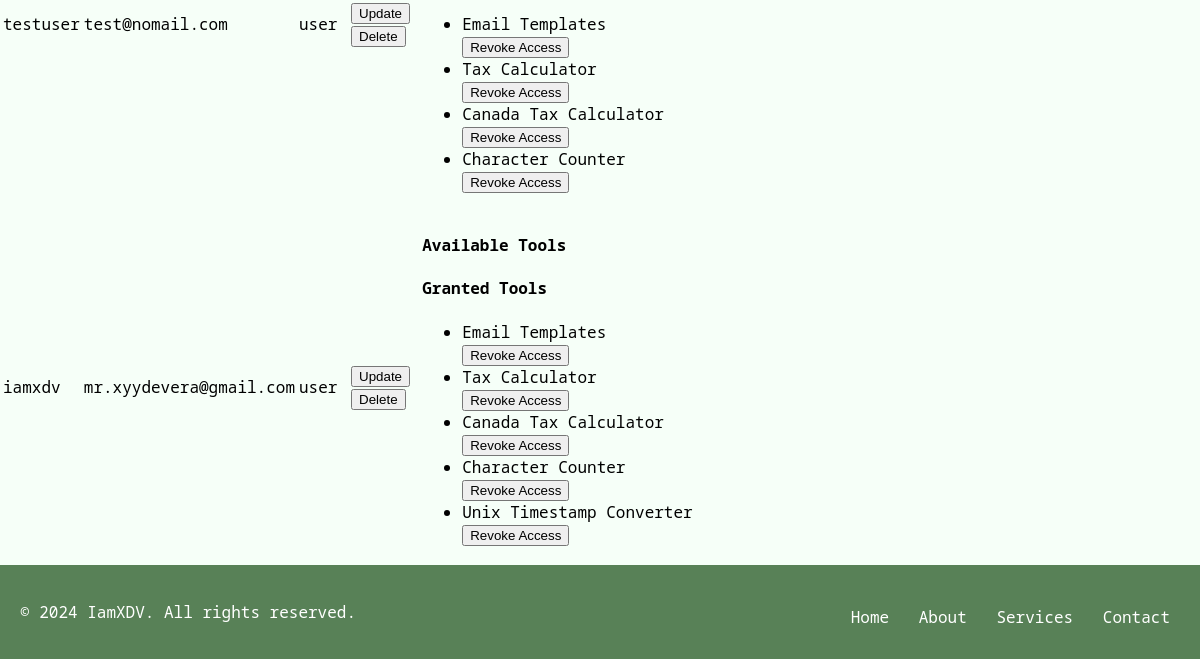
/admin_dashboard (signed in, lower part), run on an earlier commit of the app's database.
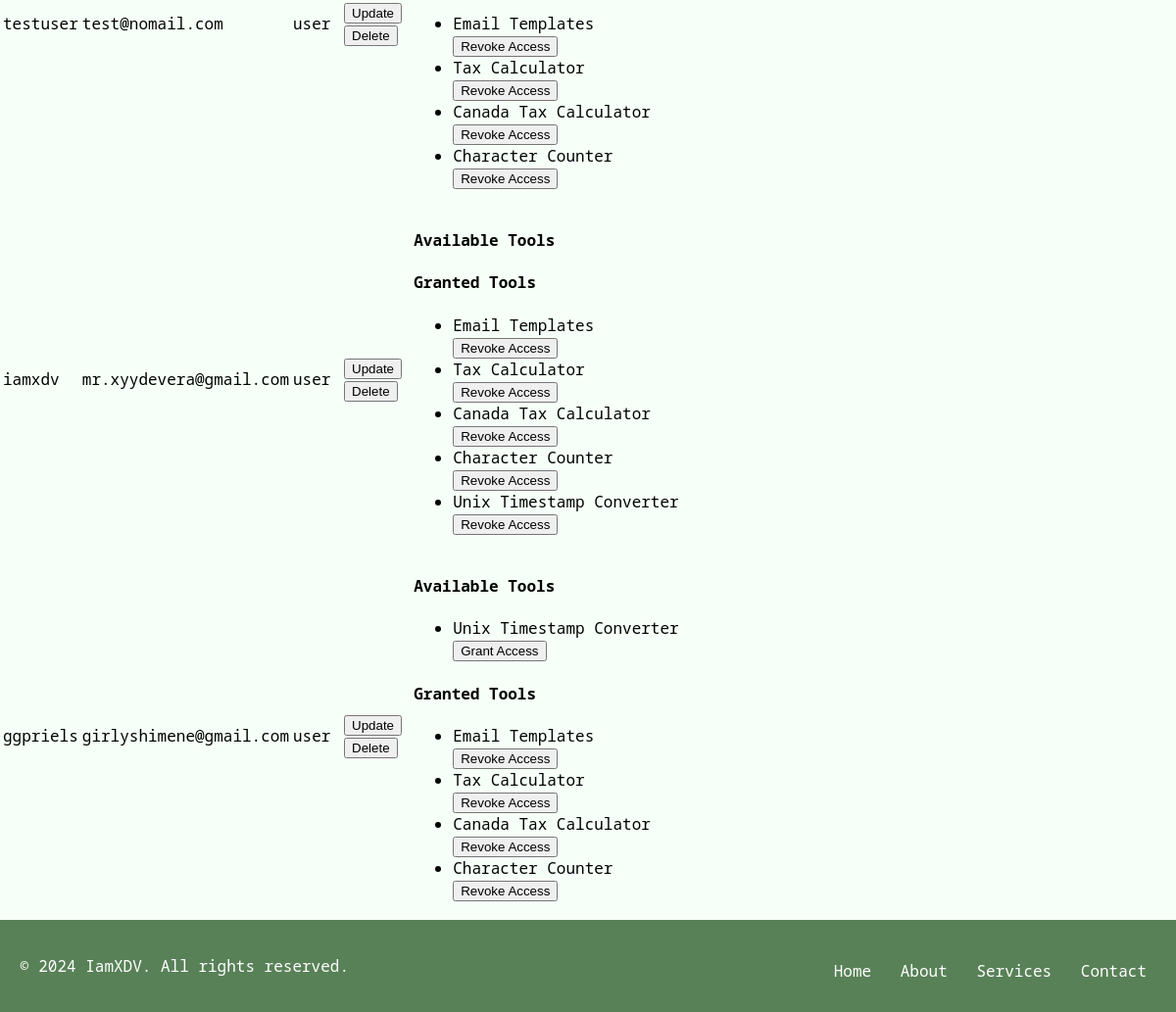
And on a later commit of the database.
### model/model.py (models this page shows, shortened)
class User(db.Model):
    __tablename__ = "users"
    id = db.Column(db.Integer, primary_key=True, autoincrement=True)
    fname = db.Column(db.String(50), nullable=False)
    lname = db.Column(db.String(50), nullable=False)
    address = db.Column(db.String(200), nullable=False)
    city = db.Column(db.String(50), nullable=False)
    state = db.Column(db.String(50), nullable=False)
    zip = db.Column(db.String(10), nullable=False)
    username = db.Column(db.String(50), unique=True, nullable=False)
    email = db.Column(db.String(100), unique=True, nullable=False)
    password = db.Column("password", db.String(128), nullable=False)
    role = db.Column(db.String(20), nullable=False)
    usage_logs = db.relationship(
        "UsageLog", back_populates="user", cascade="all, delete-orphan"
    )
    tool_access = db.relationship(
        "ToolAccess", back_populates="user", cascade="all, delete-orphan"
    )
    email_templates = db.relationship(
        "EmailTemplate", order_by="EmailTemplate.id", back_populates="user", cascade="all, delete-orphan"
    )
    __mapper_args__ = {"polymorphic_identity": "user", "polymorphic_on": role}

class ToolAccess(db.Model):
    __tablename__ = "tool_access"
    id = db.Column(db.Integer, primary_key=True, autoincrement=True)
    user_id = db.Column(db.Integer, db.ForeignKey("users.id"), nullable=False)
    tool_name = db.Column(db.String(100), nullable=False)
    user = db.relationship("User", back_populates="tool_access")
    @classmethod
    def get_distinct_tool_names(cls):
        distinct_tools = [row[0] for row in db.session.query(cls.tool_name).distinct().all()]
        print("Distinct tools from database:", distinct_tools)
        return distinct_tools

### routes/admin_routes.py (the view)
@admin.route("/admin_dashboard", methods=["GET"])
def admin_dashboard():
    if "logged_in" in session and session.get("role") in ["admin", "super_admin"]:
        users = User.query.all()
        tools = ToolAccess.get_distinct_tool_names()
        user_tools = {user.id: [access.tool_name for access in user.tool_access] for user in users}
        return render_template("admin_dashboard.html", users=users, tools=tools, user_tools=user_tools)
    return redirect(url_for("auth.login"))

### templates/admin_dashboard.html (shortened to what this page needs)
{% extends "base.html" %}
{% block content %}
<table>
    <tbody>
        {% for user in users %}
        {% if user.role != 'super_admin' %}
        <tr>
            <td>{{ user.username }}</td>
            <td>{{ user.email }}</td>
            <td>{{ user.role }}</td>
            <td>
                <button onclick="showUpdateForm('{{ user.id }}')">Update</button>
                <form action="{{ url_for('admin.delete_user', user_id=user.id) }}" method="post" onsubmit="return confirm('Are you sure you want to delete this user?');">
                    <button type="submit">Delete</button>
                </form>
            </td>
            <td>
                <h4>Available Tools</h4>
                <ul>
                    {% for tool in tools %}
                    {% if tool not in user_tools[user.id] %}
                    <li>
                        {{ tool }}
                        <form action="{{ url_for('admin.grant_tool_access') }}" method="post">
                            <button type="submit">Grant Access</button>
                        </form>
                    </li>
                    {% endif %}
                    {% endfor %}
                </ul>
                <h4>Granted Tools</h4>
                <ul>
                    {% for tool in user_tools[user.id] %}
                    <li>
                        {{ tool }}
                        <form action="{{ url_for('tool.revoke_tool_access') }}" method="post">
                            <button type="submit">Revoke Access</button>
                        </form>
                    </li>
                    {% endfor %}
                </ul>
            </td>
        </tr>
        {% endif %}
        {% endfor %}
    </tbody>
</table>
{% endblock %}

### templates/base.html (shortened to what this page needs)
<!DOCTYPE html>
<html lang="en">
  <head>
    <link
      rel="stylesheet"
      href="{{ url_for('static', filename='css/base.css') }}"
    />
  </head>
  <body class="light-theme">
    <div class="container">
      {% block content %}{% endblock %}
    </div>
    {% block footer %}
    <footer class="site-footer">
      <div class="footer-container">
        <p>&copy; 2024 IamXDV. All rights reserved.</p>
        <nav class="footer-nav">
          <ul>
            <li><a href="#">Home</a></li>
            <li><a href="#">About</a></li>
            <li><a href="#">Services</a></li>
            <li><a href="#">Contact</a></li>
          </ul>
        </nav>
      </div>
    </footer>
    {% endblock %}
  </body>
</html>

### static/css/base.css (style rules this page uses)
html, body { height: 100%; margin: 0; display: flex; flex-direction: column; }
.container { flex: 1; }
.light-theme { font-family: 'Noto Sans Mono', monospace; background-color: #f6fff8; }
.site-footer { background-color: var( --footer-background-color, #588157 ); font-family: 'Noto Sans Mono', monospace; padding: 20px; text-align: center; }
.footer-container { display: flex; flex-direction: column; justify-content: center; align-items: center; color: var(--footer-text-color, white); }
.footer-nav ul { list-style-type: none; padding: 0; margin: 10px 0 0; }
.footer-nav ul li { display: inline; margin: 0 10px; }
.footer-nav ul li a { color: var(--footer-text-color, white); text-decoration: none; transition: color 0.3s ease; }
@media (min-width: 768px) { .footer-container { flex-direction: row; justify-content: space-between; } }

What changed in the data, as far as the page shows it:
added User: username "ggpriels", email "girlyshimene@gmail.com", role "user", tools "Unix Timestamp Converter"
added ToolAccess: tool_name "Email Templates", shown under "ggpriels"
added ToolAccess: tool_name "Tax Calculator", shown under "ggpriels"
added ToolAccess: tool_name "Canada Tax Calculator", shown under "ggpriels"
added ToolAccess: tool_name "Character Counter", shown under "ggpriels"
